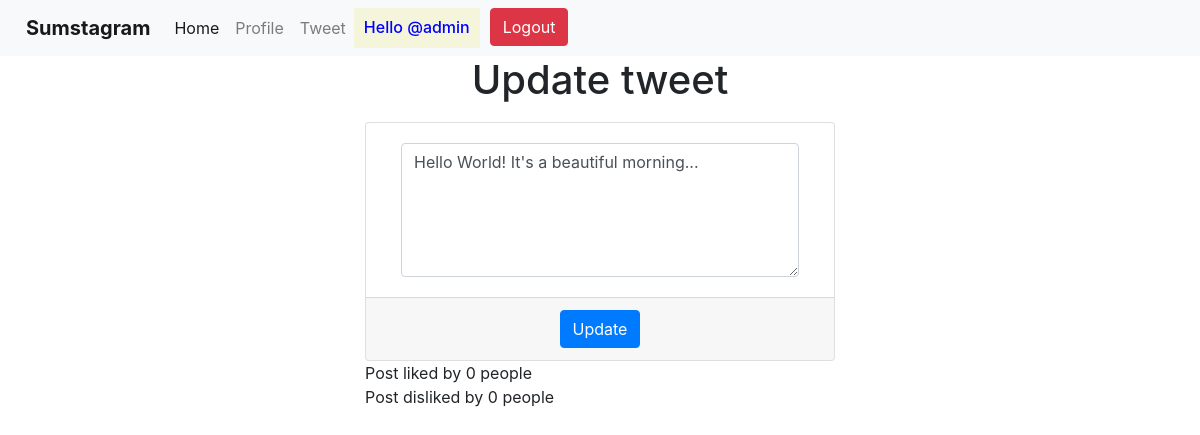
The page /display/1 (signed in) on the database its author committed.
### app1/models.py (models this page shows, shortened)
class Tweet(models.Model):
    usern = models.CharField(max_length=20)
    date = models.DateTimeField(auto_now_add=True)
    tweet = models.CharField(max_length=300)
    likes = models.ManyToManyField(User, related_name="post_likes")
    dislikes = models.ManyToManyField(User, related_name="post_dislikes")

### app1/views.py (the view)
# urls.py: path("display/<str:post_id>", views.render_display, name="display"),
def render_display(request, post_id):
    t = Tweet.objects.get(id=post_id)
    if request.user.username == t.usern:
        print("Who tryna update:", request.user.username)
        print("Who can update:", t.usern)
        print(request.user.username == t.usern)
        if request.method == "POST":
            new_tweet = request.POST.get('tweet')
            t.tweet = new_tweet
            t.save()
            messages.success(request, "Tweet successfully updated")
            return redirect('home')
        return render(request, 'single.html', {"tweet": t})
    print("Likes:", t.likes.all())
    print("Dislikes:", t.dislikes.all())
    return render(request, "post.html", {"tweet": t})

### templates/single.html (shortened to what this page needs)
<!doctype html>
<html lang="en">
<head>
    <link href="https://cdn.jsdelivr.net/npm/bootstrap@5.3.3/dist/css/bootstrap.min.css" rel="stylesheet"
>
</head>
<body>
    {% include 'navbar.html' %}
    <h1 align="center">Update tweet</h1>
    <div class="container col-lg-5" style="padding-top: 10px;">
        <div class="card">
            <form method="POST"> {% csrf_token %}
                <div class="card-body" align="center">
                    <div class="container col-lg-12">
                    <textarea class="form-control" name="tweet" rows="5">{{ tweet.tweet }}</textarea>
                </div>
                </div>
                <div class="card-footer" align="center">
                    <button type="submit" class="btn btn-primary">Update</button>
                </div>
            </form>
        </div>
        Post liked by {{ tweet.likes.count }} people <br>
        Post disliked by {{ tweet.dislikes.count }} people
    </div>
</body>
</html>

### templates/navbar.html (shortened to what this page needs)
<link rel="stylesheet" href="https://cdn.jsdelivr.net/npm/bootstrap@4.0.0/dist/css/bootstrap.min.css">
<nav class="navbar navbar-expand-lg navbar-light bg-light">
  <a class="navbar-brand" href="{% url 'home' %}" style="padding-left: 10px;"><strong>Sumstagram</strong></a>
  <div class="collapse navbar-collapse" id="navbarSupportedContent">
    <ul class="navbar-nav mr-auto">
      <li class="nav-item active">
        <a class="nav-link" href="{% url 'home' %}">Home</a>
      </li>
      <li class="nav-item">
        <a class="nav-link" href="{% url 'profile' %}">Profile</a>
      </li>
      <li class="nav-item">
        <a class="nav-link" href="{% url 'create' %}">Tweet</a>
      </li>
      {% if request.user.is_authenticated %}
      <div style="background-color: beige; border: 10px">
      <h6 align="center" style="padding-top: 10px; padding-left: 10px; padding-right: 10px; color: blue">Hello @{{ request.user.username }}</h6>
    </div>
      <li >
        <a href="{% url 'logout' %}" style="padding-left: 10px;">
        <button class="btn btn-danger my-2 my-sm-0" type="submit">Logout</button>
      </a>
      </li>
      {% endif %}
    </ul>
  </div>
</nav>

### rows shown on the page
Tweet: tweet "Hello World! It's a beautiful morning...", likes.count "0", dislikes.count "0"

### other values the page prints
{{ request.user.username }} "admin"
